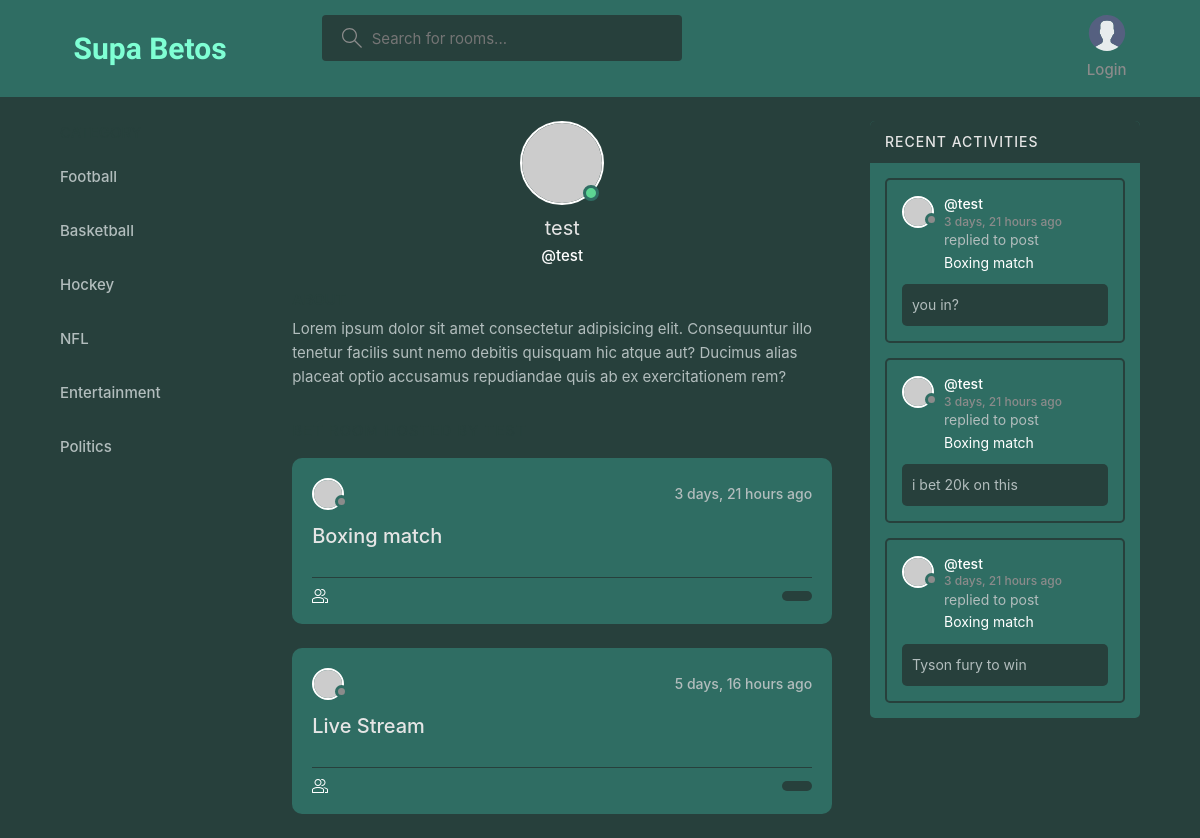
The page /user_profile/1/ on the database its author committed.
### api/models.py (models this page shows, shortened)
class Room(models.Model):
    host = models.ForeignKey(User, on_delete=models.SET_NULL, null=True)
    topic = models.ForeignKey(Topic, on_delete=models.SET_NULL, null=True, blank=True)
    name = models.CharField(max_length=50)
    description = models.TextField(null=True, blank=True)
    participants = models.ManyToManyField(
        User, related_name='participants', blank=True)
    updated = models.DateTimeField(auto_now=True)
    created = models.DateTimeField(auto_now_add=True)
    class Meta:
        ordering = ['-updated', '-created']
    def __str__(self):
        return self.name

class Message(models.Model):
    user = models.ForeignKey(User, on_delete=models.CASCADE)
    room = models.ForeignKey(Room, on_delete=models.CASCADE)
    body = models.TextField()
    updated = models.DateTimeField(auto_now=True)
    created = models.DateTimeField(auto_now_add=True)
    class Meta:
        ordering = ['-updated', '-created']

### api/views.py (the view)
# urls.py: path('user_profile/<str:pk>/', views.user_profile, name='user-profile'),
def user_profile(request, pk):
    user = User.objects.get(id=pk)
    rooms = user.room_set.all()
    room_message = user.message_set.all()
    topics = Topic.objects.all()
    context = {'user': user, 'rooms': rooms,
               'room_message': room_message, 'topics': topics}
    return render(request, 'base/profile.html', context)

### api/templates/base/profile.html (shortened to what this page needs)
{% extends 'main.html' %}
{% block content %}
  <main class="profile-page layout layout--3">
    <div class="container">
        {% include 'base/topic_component.html' %}
      <div class="roomList">
        <div class="profile">
          <div class="profile__avatar">
            <div class="avatar avatar--large active">
              <img src="https://randomuser.me/api/portraits/men/11.jpg" />
            </div>
          </div>
          <div class="profile__info">
            <h3>{{user.username}}</h3>
            <p>@{{user.username}}</p>
          </div>
          <div class="profile__about">
            <h3>About</h3>
            <p>
              Lorem ipsum dolor sit amet consectetur adipisicing elit. Consequuntur illo tenetur
              facilis sunt nemo debitis quisquam hic atque aut? Ducimus alias placeat optio
              accusamus repudiandae quis ab ex exercitationem rem?
            </p>
          </div>
        </div>
        <div class="roomList__header">
          <div>
            <h2>Bet Room Hosted by {{user.username}}</a>
            </h2>
          </div>
        </div>
        {% include 'base/feed_component.html' %}
      </div>
      {% include 'base/activity_component.html' %}
    </div>
  </main>
</body>
</html>
{% endblock %}

### templates/main.html (shortened to what this page needs)
<!DOCTYPE html>
{% load static %}
<html lang="en">
  <head>
    <link rel="stylesheet" href="{% static 'styles/index.css'  %}" />
  </head>
  <body>
    {% include 'navbar.html' %}  {% block content %} {% endblock %}
  </body>
</html>

### templates/navbar.html (shortened to what this page needs)
{% load static %}
<header class="header header--loggedIn">
    <div class="container">
      <a href="{% url 'home' %}" class="header__logo">
        <h1 class="supabetos">Supa Betos</h1>
      </a>
      <form class="header__search" method="GET" action="{% url 'home' %}">
        <label>
          <input type="text" name="q" placeholder="Search for rooms..." />
        </label>
      </form>
      <nav class="header__menu">
        {% if request.user.is_authenticated %}
        <div class="header__user">
          <a href="{% url 'user-profile' user.id %}">
            <div class="avatar avatar--medium active">
              <img src="{% static 'images/user.webp' %}" width="20px"/>
            </div>
            <p>{{request.user.username}} <span>@{{request.user.username}}</span></p>
          </a>
          <button class="dropdown-button">
            <svg version="1.1" xmlns="http://www.w3.org/2000/svg" width="32" height="32" viewBox="0 0 32 32">
              <title>chevron-down</title>
              <path d="M16 21l-13-13h-3l16 16 16-16h-3l-13 13z"></path>
            </svg>
          </button>
        </div>
        {% else %}
          <img src='{% static "images/avatar.svg" %}'/>
          <a href="{% url 'login' %}">Login</a>
        {% endif %}
      </nav>
    </div>
  </header>

### api/templates/base/topic_component.html
{% block content %}
<div class="topics">
  <div class="topics__header">
    <h2>Category</h2>
  </div>
  <ul class="topics__list">
    <li><a href='{% url "football" %}'>Football</a></li>
    <li><a href='{% url "basketball" %}'>Basketball</a></li>
    <li><a href='{% url "hockey" %}'>Hockey</a></li>
    <li><a href='{% url "nfl" %}'>NFL</a></li>
    <li><a href='{% url "entertainment" %}'>Entertainment</a></li>
    <li><a href='{% url "politics" %}'>Politics</a></li>
  </ul>
</div>
{% endblock %}

### api/templates/base/feed_component.html (shortened to what this page needs)
{% block content %}
{% for room in rooms %}
<div class="roomListRoom">
    <div class="roomListRoom__header">
      <a href="{% url 'user-profile' room.host.id %}" class="roomListRoom__author">
        <div class="avatar avatar--small">
          <img src="https://randomuser.me/api/portraits/women/11.jpg" />
        </div>
      </a>
      <div class="roomListRoom__actions">
        <span>{{room.created|timesince}} ago</span>
      </div>
    </div>
    <div class="roomListRoom__content">
      <a href="{% url 'room' room.id %}">{{room.name}}</a>
    </div>
    <div class="roomListRoom__meta">
      <a href='{% url "room" room.id %}' class="roomListRoom__joined">
      </a>
      <p class="roomListRoom__topic">{{room.topic.name}}</p>
    </div>
  </div>
  {% endfor %}
{% endblock %}

### api/templates/base/activity_component.html (shortened to what this page needs)
{% block content %}
<div class="activities">
  <div class="activities__header">
    <h2>Recent Activities</h2>
  </div>
  {% for message in room_message %}
  <div class="activities__box">
    <div class="activities__boxHeader roomListRoom__header">
      <a href="{% url 'user-profile' message.user.id  %}"
        class="roomListRoom__author">
        <div class="avatar avatar--small">
          <img src="https://randomuser.me/api/portraits/women/11.jpg" />
        </div>
        <p>
          @{{message.user}}
          <span>{{message.created|timesince}} ago</span>
        </p>
      </a>
    </div>
    <div class="activities__boxContent">
      <p>
        replied to post
        <a href="{% url 'room' message.room.id %}">{{message.room}}</a>
      </p>
      <div class="activities__boxRoomContent">{{message.body}}</div>
    </div>
  </div>
  {% endfor %}
</div>
{% endblock %}

### rows shown on the page
Room: created "3 days, 21 hours", name "Boxing match"
Room: created "5 days, 16 hours", name "Live Stream"
Message: user "test", created "3 days, 21 hours", room "Boxing match", body "you in?"
Message: user "test", created "3 days, 21 hours", room "Boxing match", body "i bet 20k on this"
Message: user "test", created "3 days, 21 hours", room "Boxing match", body "Tyson fury to win"

### other values the page prints
{{ user.username }} "test"
